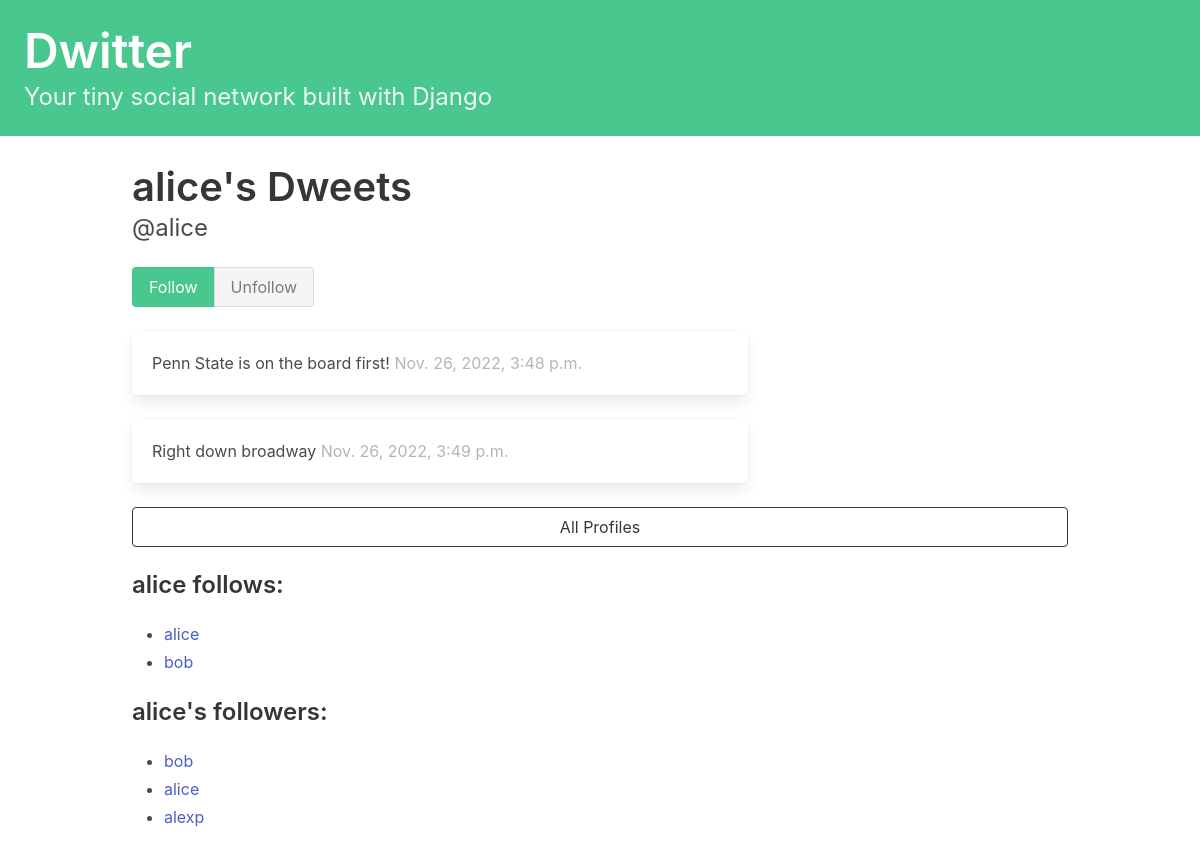
The app's page /profile/4 (signed in) with its own data.
### dwitter/models.py (models this page shows, shortened)
class Profile(models.Model):
    user = models.OneToOneField(User, on_delete=models.CASCADE)
    follows = models.ManyToManyField(
        "self",
        related_name="followed_by",
        symmetrical=False,
        blank=True
    )
    def __str__(self):
        return self.user.username

class Dweet(models.Model):
    user = models.ForeignKey(User, related_name="dweets", on_delete=models.DO_NOTHING)
    body = models.CharField(max_length=140)
    created_at = models.DateTimeField(auto_now_add=True)

### dwitter/views.py (the view, shortened to what this page needs)
# urls.py: path('profile/<int:pk>', views.profile, name='profile'),
def profile(request, pk):
    if not hasattr(request.user, 'profile'):
        missing_profile = Profile(user=request.user)
        missing_profile.save()
    profile = Profile.objects.get(pk=pk)
    return render(request, "dwitter/profile.html", {"profile": profile})

### dwitter/templates/dwitter/profile.html (shortened to what this page needs)
{% extends 'base.html' %}
{% block content %}
<div class="column is-two-thirds">
    <div class="block">
        <h2 class="title is-2">
            {{profile.user.username}}'s Dweets
        </h2>
        <p class="subtitle is-4">
            @{{profile.user.username|lower}}
        </p>
    <form method="post">
        <div class="buttons has-addons">
            {% if profile in user.profile.follows.all %}
                <button class="button is-success is-static">Follow</button>
                <button class="button is-danger" name="follow" value="unfollow">Unfollow</button>
            {% else %}
                <button class="button is-success" name="follow" value="follow">Follow</button>
                <button class="button is-danger is-static">Unfollow</button>
            {% endif %}
        </div>
    </form>
    </div>
    <div class="content">
        {% for dweet in profile.user.dweets.all %}
        <div class="box">
            {{ dweet.body }}
            <span class="is-small has-text-grey-light">
                {{ dweet.created_at }}
            </span>
        </div>
        {% endfor %}
    </div>
</div>
<div class="column">
    <div class="block">
        <a href="{% url 'dwitter:profile_list' %}">
            <button class="button is-dark is-outlined is-fullwidth">
                All Profiles
            </button>
        </a>
    </div>
    <div class="block">
        <h3 class="title is-4">
            {{profile.user.username}} follows:
        </h3>
        <div class="content">
            <ul>
                {% for following in profile.follows.all %}
                <li>
                    <a href="{% url 'dwitter:profile' following.id %}">
                        {{ following }}
                    </a>
                </li>
                {% endfor %}
            </ul>
        </div>
    </div>
    <div class="block">
        <h3 class="title is-4">
            {{profile.user.username}}'s followers:
        </h3>
        <div class="content">
            <ul>
                {% for follower in profile.followed_by.all %}
                <li>
                    <a href="{% url 'dwitter:profile' follower.id %}">
                        {{ follower }}
                    </a>
                </li>
                {% endfor %}
            </ul>
        </div>
    </div>
</div>
{% endblock content %}

### records on screen
Profile: user.username "alice"
Dweet: body "Penn State is on the board first!", created_at "Nov. 26, 2022, 3:48 p.m."
Dweet: body "Right down broadway", created_at "Nov. 26, 2022, 3:49 p.m."
Profile: user.username "bob"
Profile: user.username "alexp"
